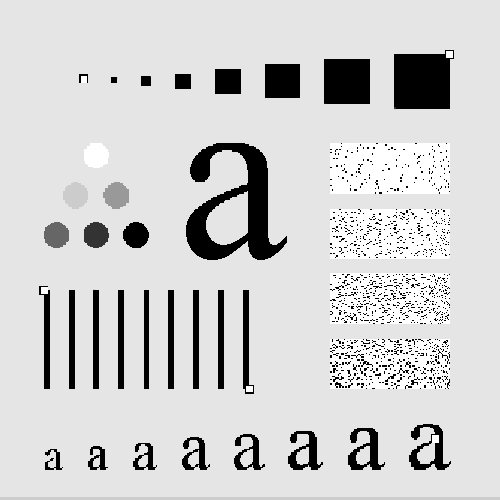
#> input picture Mahmoud/filters/edge-detection/org.png, 500 x 500 px
$ python edge_detection.py
#> lines starting #> are read from the running program, lines starting #| are printed output that depends on the picture
#> further down, org is the input picture: shape (500, 500, 3); min 0, max 255, mean 207.4
#########################################
## Name:  Mahmoud Ahmed Zaytoni     #####
## Id:    2021425                   #####
## Group: G5                        #####
## assignment:  3                   #####
#########################################
import cv2 as cv
import numpy as np

def apply_edge_detection(img, mask):
    gray_image = cv.cvtColor(img, cv.COLOR_BGR2GRAY)

    rows,cols = gray_image.shape
#> rows = 500; cols = 500

    border_size = 3 // 2
    # Pad the input image with REPLICATE to handle borders
    padded_img = cv.copyMakeBorder(gray_image, border_size, border_size, border_size, border_size,cv.BORDER_REPLICATE)
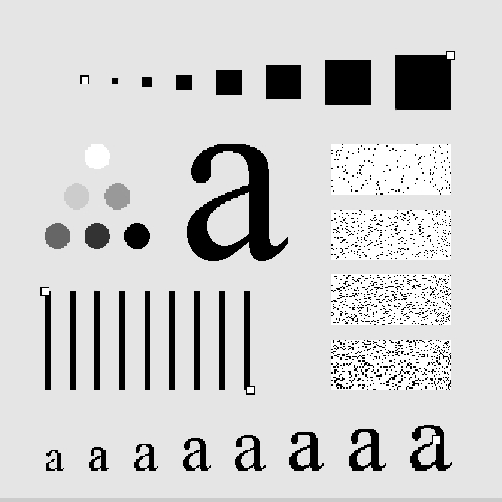
#> padded_img: shape (502, 502); min 0, max 255, mean 207.5

    for i in range(border_size, rows + border_size):
        for j in range(border_size, cols + border_size):
            # Get the neighborhood of the current pixel
            neighborhood = padded_img[i-border_size:i+border_size+1, j-border_size:j+border_size+1]
            sum = np.sum(neighborhood * mask, axis=(0,1))
            gray_image[i - border_size, j - border_size] = sum
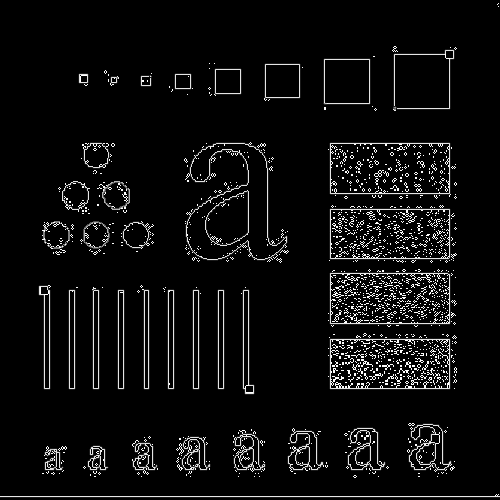
#> gray_image: shape (500, 500); min 0, max 255, mean 13.8

    _, binary_image = cv.threshold(gray_image, 127, 255, cv.THRESH_BINARY)
#> binary_image: shape (500, 500); 5.4% white in thin lines or dots
    return binary_image

org = cv.imread('org.png')
# cv.imshow('original', org)
# cv.waitKey(0)

mask = np.array([[0, 1, 0],
                [1, -4, 1],
                [0, 1, 0]])

mask2 = np.array([[0, -1, 0],
                [-1, -4, -1],
                [0, -1, 0]])

mask3 = np.array([[1, 1, 1],
                [1, 8, 1],
                [1, 1, 1]])

mask4 = np.array([[-1, -1, -1],
                [-1, 8, -1],
                [-1, -1, -1]])

mask5 = np.array([[1, 2, 1],
                [0, 0, 0],
                [-1, -2, -1]])

out = apply_edge_detection(org, mask)
# cv.imshow('modified', out)
# cv.waitKey(0)

import matplotlib.pyplot as plt

fig, axs = plt.subplots(1, 2)
axs[0].imshow(cv.cvtColor(org, cv.COLOR_BGR2RGB))
axs[0].set_title('Original Image')
axs[1].imshow(cv.cvtColor(out, cv.COLOR_BGR2RGB))
axs[1].set_title('Edge Detection')
plt.show()
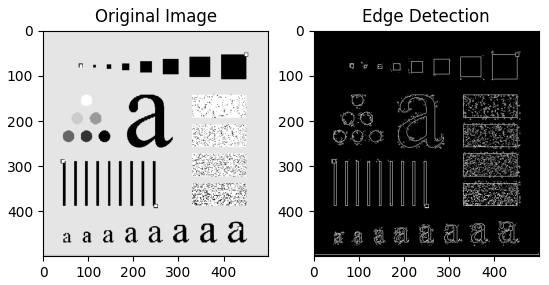
#> figure drawn by matplotlib, 2 panels
